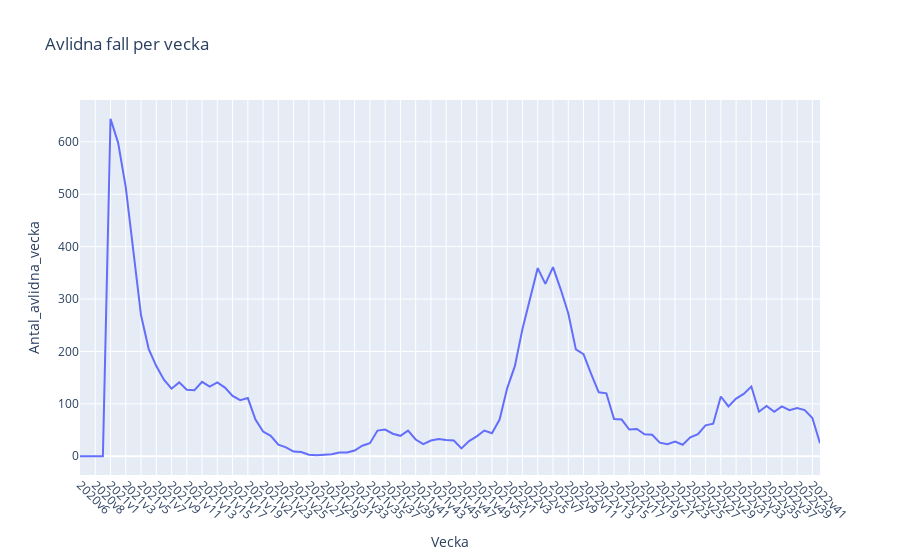

The notebook cell saved with this chart:
### Code cell
# Draw line graph for deceased per week, 2020v6 to now (plotly)

start_week = "2020v6"
end_week = fhm_covid["Vecka"].max()

fhm_covid_filtered = fhm_covid[fhm_covid["Vecka"] >= start_week]

fig = px.line(fhm_covid_filtered, x="Vecka", y="Antal_avlidna_vecka", title="Avlidna fall per vecka")
fig.update_xaxes(tickangle=45)

fig.show()

### Figure 1 — Plotly figure (JSON) as saved in the notebook; plotly's stock layout.template omitted (floating-point values rounded to 4 significant figures)
{"data": [{"hovertemplate": "Vecka=%{x}<br>Antal_avlidna_vecka=%{y}<extra></extra>", "legendgroup": "", "line": {"color": "#636efa", "dash": "solid"}, "marker": {"symbol": "circle"}, "mode": "lines", "name": "", "orientation": "v", "showlegend": false, "type": "scatter", "x": ["2020v6", "2020v7", "2020v8", "2020v9", "2021v1", "2021v2", "2021v3", "2021v4", "2021v5", "2021v6", "2021v7", "2021v8", "2021v9", "2021v10", "2021v11", "2021v12", "2021v13", "2021v14", "2021v15", "2021v16", "2021v17", "2021v18", "2021v19", "2021v20", "2021v21", "2021v22", "2021v23", "2021v24", "2021v25", "2021v26", "2021v27", "2021v28", "2021v29", "2021v30", "2021v31", "2021v32", "2021v33", "2021v34", "2021v35", "2021v36", "2021v37", "2021v38", "2021v39", "2021v40", "2021v41", "2021v42", "2021v43", "2021v44", "2021v45", "2021v46", "2021v47", "2021v48", "2021v49", "2021v50", "2021v51", "2021v52", "2022v1", "2022v2", "2022v3", "2022v4", "2022v5", "2022v6", "2022v7", "2022v8", "2022v9", "2022v10", "2022v11", "2022v12", "2022v13", "2022v14", "2022v15", "2022v16", "2022v17", "2022v18", "2022v19", "2022v20", "2022v21", "2022v22", "2022v23", "2022v24", "2022v25", "2022v26", "2022v27", "2022v28", "2022v29", "2022v30", "2022v31", "2022v32", "2022v33", "2022v34", "2022v35", "2022v36", "2022v37", "2022v38", "2022v39", "2022v40", "2022v41", "2022v42"], "xaxis": "x", "y": [0, 0, 0, 0, 644, 598, 513, 389, 269, 205, 172, 146, 129, 141, 127, 126, 142, 133, 141, 131, 115, 107, 111, 70, 47, 39, 22, 17, 9, 8, 3, 2, 3, 4, 7, 7, 11, 20, 25, 49, 51, 43, 39, 49, 32, 23, 30, 33, 31, 30, 15, 29, 38, 49, 44, 70, 130, 172, 243, 301, 359, 329, 361, 319, 273, 204, 195, 157, 122, 120, 71, 70, 51, 52, 42, 41, 26, 23, 28, 22, 36, 42, 59, 62, 114, 95, 110, 119, 133, 85, 96, 85, 95, 88, 92, 88, 73, 25], "yaxis": "y"}], "layout": {"legend": {"tracegroupgap": 0}, "title": {"text": "Avlidna fall per vecka"}, "xaxis": {"anchor": "y", "domain": [0, 1], "tickangle": 45, "title": {"text": "Vecka"}}, "yaxis": {"anchor": "x", "domain": [0, 1], "title": {"text": "Antal_avlidna_vecka"}}}}
